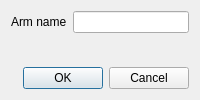
<?xml version="1.0" encoding="UTF-8"?>
<ui version="4.0">
 <class>EditNameDialog</class>
 <widget class="QDialog" name="EditNameDialog">
  <property name="geometry"><rect><x>0</x><y>0</y><width>0</width><height>0</height></rect></property>
  <property name="windowTitle"><string>Edit arm name</string></property>
  <property name="windowIcon"><iconset resource="images/icons.qrc"><normaloff>:/misc/meta.png</normaloff>:/misc/meta.png</iconset></property>
  <layout class="QVBoxLayout" name="verticalLayout">
   <item><layout class="QFormLayout" name="formLayout"><property name="fieldGrowthPolicy"><enum>QFormLayout::AllNonFixedFieldsGrow</enum></property><property name="rowWrapPolicy"><enum>QFormLayout::DontWrapRows</enum></property><item row="0" column="0"><widget class="QLabel" name="field_lbl"><property name="text"><string>Arm name</string></property><property name="buddy"><cstring>group_name_le</cstring></property></widget></item><item row="0" column="1"><widget class="QLineEdit" name="group_name_le"><property name="alignment"><set>Qt::AlignLeft|Qt::AlignVCenter</set></property></widget></item></layout></item>
   <item><widget class="QDialogButtonBox" name="buttonBox"><property name="orientation"><enum>Qt::Horizontal</enum></property><property name="standardButtons"><set>QDialogButtonBox::Cancel|QDialogButtonBox::Ok</set></property></widget></item>
  </layout>
 </widget>
 <tabstops><tabstop>group_name_le</tabstop></tabstops>
 <resources><include location="images/icons.qrc"/></resources>
 <connections><connection><sender>buttonBox</sender><signal>accepted()</signal><receiver>EditNameDialog</receiver><slot>accept()</slot></connection><connection><sender>buttonBox</sender><signal>rejected()</signal><receiver>EditNameDialog</receiver><slot>reject()</slot></connection></connections>
</ui>
